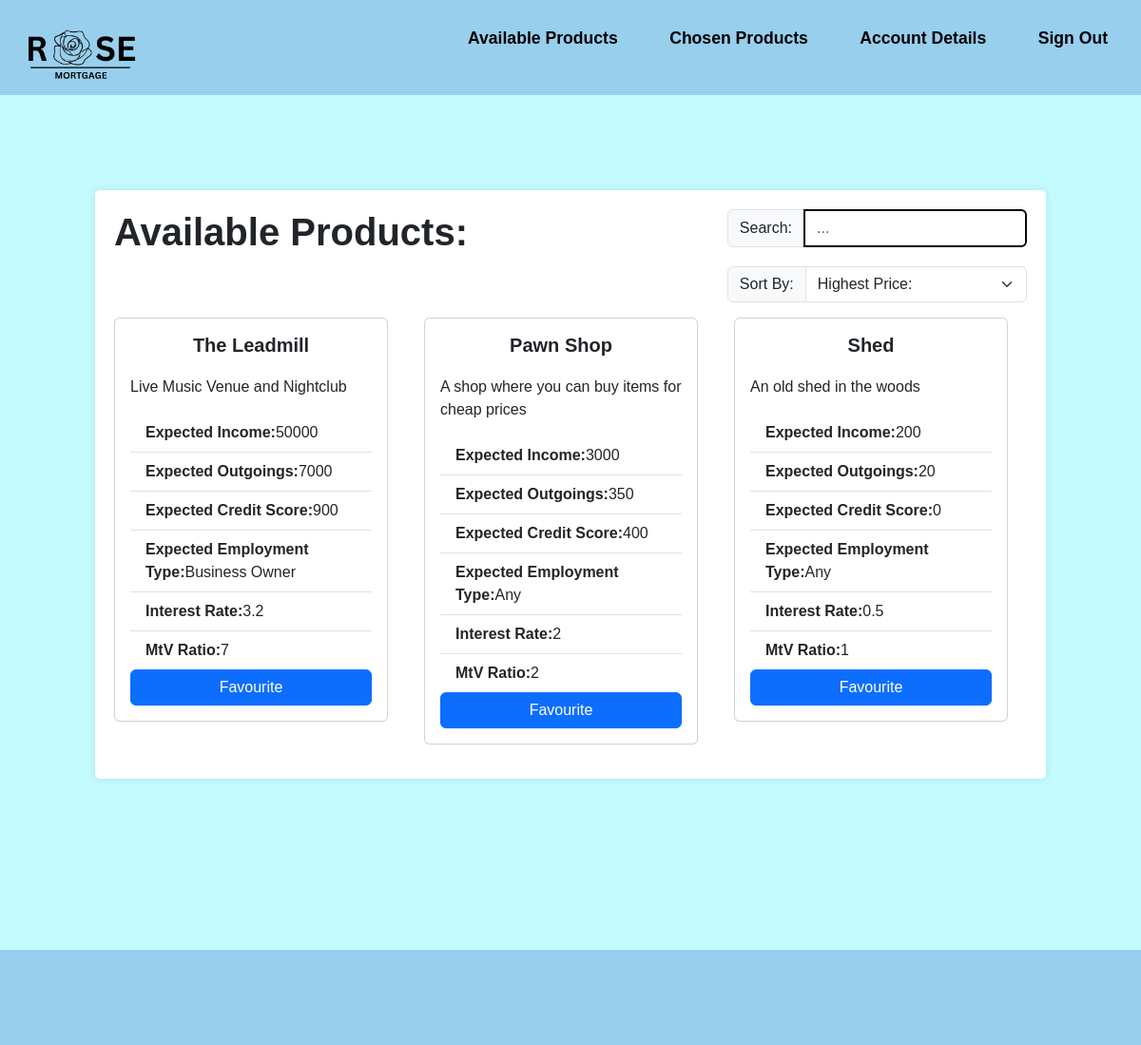
Screenshot of /MemberViewProducts.php with the database file from the repository.
### tables this page shows
CREATE TABLE "Quote" (
	"Quote_ID"	INTEGER NOT NULL,
	"Product_ID"	INTEGER NOT NULL,
	"RegisteredUser_ID"	INTEGER NOT NULL,
	"loan_amount"	INTEGER NOT NULL,
	"term"	INTEGER NOT NULL,
	"interest"	INTEGER NOT NULL,
	"rate"	INTEGER NOT NULL,
	"total"	INTEGER NOT NULL,
	"product_starred"	INTEGER NOT NULL,
	FOREIGN KEY("Quote_ID") REFERENCES "Quote"("Quote_ID"),
	FOREIGN KEY("Product_ID") REFERENCES "Product"("Product_ID"),
	FOREIGN KEY("RegisteredUser_ID") REFERENCES "RegisteredUser"("RegisteredUser_ID"),
	PRIMARY KEY("Quote_ID" AUTOINCREMENT)
);

CREATE TABLE "Product" (
	"Product_ID"	INTEGER NOT NULL,
	"Broker_ID"	INTEGER NOT NULL,
	"name"	TEXT NOT NULL,
	"description"	TEXT NOT NULL,
	"expected_income"	INTEGER NOT NULL,
	"expected_outgoings"	INTEGER NOT NULL,
	"expected_credit_score"	INTEGER NOT NULL,
	"expected_employment_type"	TEXT NOT NULL,
	"interest_rate"	REAL NOT NULL,
	"mtv_ratio"	REAL NOT NULL,
	"aDraft"	INTEGER,
	PRIMARY KEY("Product_ID" AUTOINCREMENT),
	FOREIGN KEY("Broker_ID") REFERENCES "Broker"("Broker_ID")
);

### MemberViewProducts.php (the view, shortened to what this page needs)
<?php
require_once 'connection.php';
$sql = "SELECT *
        FROM Quote
        INNER JOIN RegisteredUser ON (Quote.RegisteredUser_ID = RegisteredUser.RegisteredUser_ID)
        INNER JOIN Product ON (Quote.Product_ID = Product.Product_ID)
        INNER JOIN financialdetails ON (financialdetails.RegisteredUser_ID = RegisteredUser.RegisteredUser_ID)";
$statement = $db->query($sql);
?>
<!DOCTYPE html>
<html lang="en">
<head>
  <link rel="stylesheet" href="https://cdn.jsdelivr.net/npm/bootstrap@5.3.2/dist/css/bootstrap.min.css">
  <link rel="stylesheet" href="style.css">
</head>
<body>
<header class="flex-container">
<a href="MemberViewProducts.php"> <img src="Assets/logo.png" alt="Rose Mortgage"> </a>
    <div>
        <ul class="nav-links">
            <li><a href="MemberViewProducts.php">Available Products</a></li>
            <li><a href="MemberChosenProducts.php">Chosen Products</a></li>
            <li><a href="MemberAccountDetails.php">Account Details</a></li>
            <li><a href="home.php">Sign Out</a></li>
        </ul>
    </div>
</header>
<div class="largecontainer">
    <div class="flex-container">
        <div><h1><b>Available Products:</b></h1></div>
        <div>
            <div class="input-group flex-nowrap">
                <span class="input-group-text" id="addon-wrapping">Search:</span>
                <input type="text" class="form-control" placeholder="..." aria-label="Username" aria-describedby="addon-wrapping">
            </div>
            <div class="input-group mb-3">
                <label class="input-group-text" for="inputGroupSelect01">Sort By:</label>
                <select class="form-select" id="inputGroupSelect01">
                    <option selected>Highest Price:</option>
                </select>
            </div>
        </div>
    </div>
    <div class="flex-table">
        <?php
        while ($row = $statement->fetch(PDO::FETCH_ASSOC)) {
        ?>
        <div class="card" style="width: 18rem;">
            <div class="card-body">
                <h5 class="card-title"><b><?php echo $row["name"]; ?></b></h5>
                <p class="card-text"><?php echo $row["description"]; ?></p>
                <ul class="list-group list-group-flush">
                    <li class="list-group-item"><b>Expected Income:</b><?php echo $row["expected_income"]; ?></li>
                    <li class="list-group-item"><b>Expected Outgoings:</b><?php echo $row["expected_outgoings"]; ?></li>
                    <li class="list-group-item"><b>Expected Credit Score:</b><?php echo $row["expected_credit_score"]; ?></li>
                    <li class="list-group-item"><b>Expected Employment Type:</b><?php echo $row["expected_employment_type"]; ?></li>
                    <li class="list-group-item"><b>Interest Rate:</b><?php echo $row["interest_rate"]; ?></li>
                    <li class="list-group-item"><b>MtV Ratio:</b><?php echo $row["mtv_ratio"]; ?></li>
                </ul>
                <a href="#" class="btn btn-primary">Favourite</a>
            </div>
        </div>
        <?php
        }
        ?>
    </div>
</div>
<footer>
</footer>
</body>
</html>

### style.css (style rules this page uses)
* { margin: 0; padding: 0; text-decoration: none; font-family: Arial, Helvetica, sans-serif; box-sizing: border-box; list-style: none; }
a { color: #000; text-decoration: none; }
header { background-color: #98CFED; padding: 10px; color: black; height: 100px; width: 100%; top: 0; display: flex; justify-content: flex-start; align-items: center; z-index: 1000; }
.nav-links li { display: inline-block; position: relative; margin: 0 25px; }
.nav-links li a { font-weight: bold; font-size: 1.1rem; text-decoration: none; color: black; }
.nav-links li::after { content: ''; width: 0%; height: 2px; background: #000; display: block; margin: auto; position: absolute; top: 100%; left: 50%; transform: translate(-50%); transition: 0.7s; }
header img { width: 150px; height: auto; }
body { background-color: #c4fbff; display: flex; flex-direction: column; min-height: 100vh; }
.card { height: 100%; display: flex; justify-content: center; align-items: center; }
.card-body { height: 100%; display: flex; flex-direction: column; }
.card-title { margin-bottom: 20px; text-align: center; }
ul { flex: 1; margin-bottom: 20px; }
ul li { list-style-type: disc; }
.form-control { border: 2px solid black; }
.largecontainer { width: 1000px; margin: 100px auto 80px; padding: 20px; background-color: #fff; border-radius: 5px; box-shadow: 0 0 10px rgba(0, 0, 0, 0.1); }
.flex-container { display: flex; flex-direction: row; justify-content:space-between; }
.flex-table { display:flex; flex-direction: row; flex-wrap: wrap; align-content: flex-start; justify-content: space-between; margin-right: 20px; margin-bottom: 1em; }
label { display: block; font-weight: bold; }
.input-group { margin-bottom: 20px; }
footer { background-color: #98CFED; padding: 10px; color: black; height: 100px; width: 100%; bottom: 0; z-index: 1000; margin-top: 100px; }

### rows the page displays
quote: Product_ID.name "The Leadmill", Product_ID.description "Live Music Venue and Nightclub", Product_ID.expected_income "50000", Product_ID.expected_outgoings "7000", Product_ID.expected_credit_score "900", Product_ID.expected_employment_type "Business Owner", Product_ID.interest_rate "3.2", Product_ID.mtv_ratio "7"
quote: Product_ID.name "Pawn Shop", Product_ID.description "A shop where you can buy items for cheap prices", Product_ID.expected_income "3000", Product_ID.expected_outgoings "350", Product_ID.expected_credit_score "400", Product_ID.expected_employment_type "Any", Product_ID.interest_rate "2", Product_ID.mtv_ratio "2"
quote: Product_ID.name "Shed", Product_ID.description "An old shed in the woods", Product_ID.expected_income "200", Product_ID.expected_outgoings "20", Product_ID.expected_credit_score "0", Product_ID.expected_employment_type "Any", Product_ID.interest_rate "0.5", Product_ID.mtv_ratio "1"
